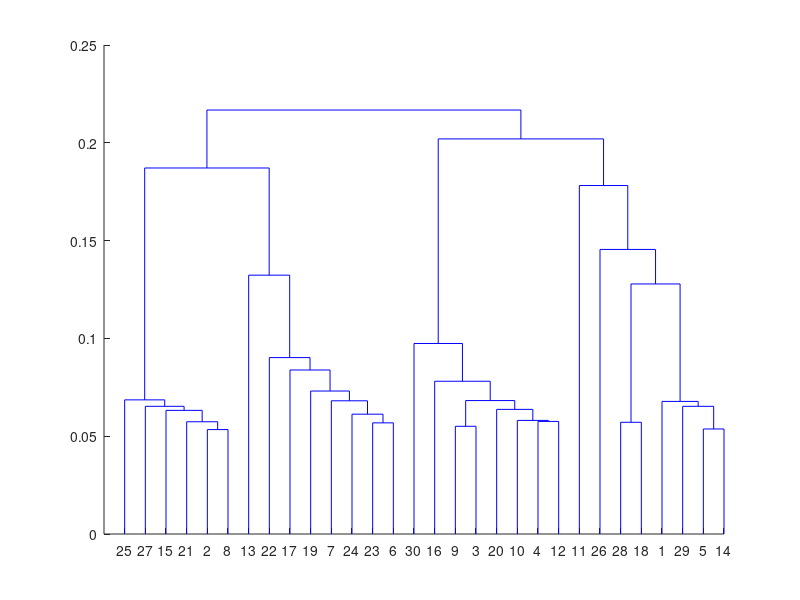
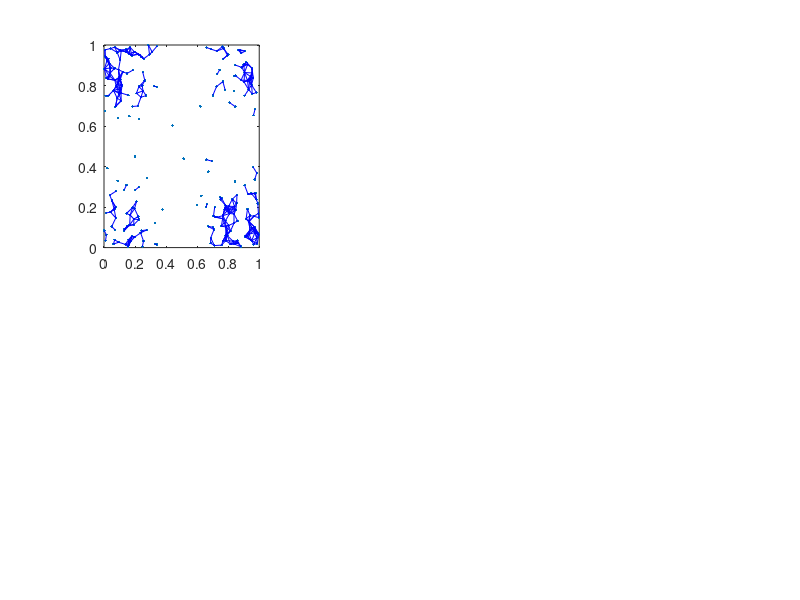

The MATLAB source for these figures, in order: (Note: this script raises an error after producing the figures.)
clc;
clear;
rng(100);

data = load('cluster_data.mat');
data = cell2mat(struct2cell(data));
t = 0.1;
x = data(:,1);
y = data(:,2);

figure
Z = linkage(data); 
T = cluster(Z,'maxclust',4);
cutoff = median([Z(end-2,3) Z(end-1,3)]);
dendrogram(Z,'ColorThreshold',cutoff)
ID = "S4035593";
figure
subplot_splits = length(T)/2;
T = [0.05, 0.1, 0.15, 0.2, 0.25];
for i=1:length(T)
    t = T(i);
    subplot(2,3,i);
    plot(data(:,1), data(:,2), '.'); 
    pairwisedist = hypot(x - x', y - y'); 
    [p1, p2] = find(tril(pairwisedist <= t & pairwisedist > 0));
    hold on;
    indexpairs = [p1, p2]';
    plot(x(indexpairs), y(indexpairs), '-b')
    title("["+ID+"] Threshold = "+t+ "")
end

figure
% Optimal T = 0.15
t = 0.15;
plot(data(:,1), data(:,2), '.'); 
pairwisedist2 = pdist2(data, data); 
[p1, p2] = find(tril(pairwisedist <= t & pairwisedist > 0));
hold on;
indexpairs = [p1, p2]';
plot(x(indexpairs), y(indexpairs), '-b')
title("["+ID+"] Optimal Threshold = "+t+ "")